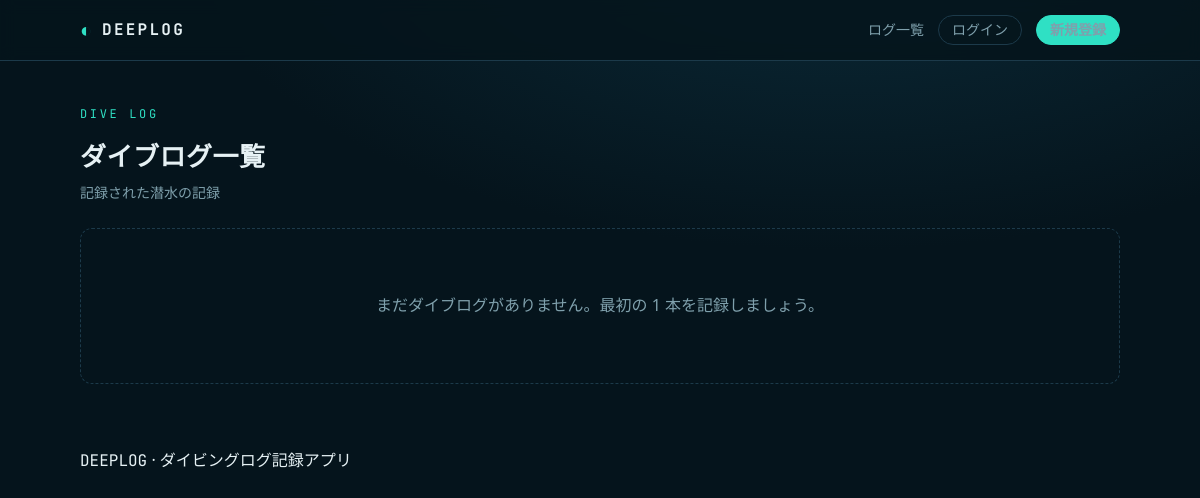
Before: /logs/ with the older database file.
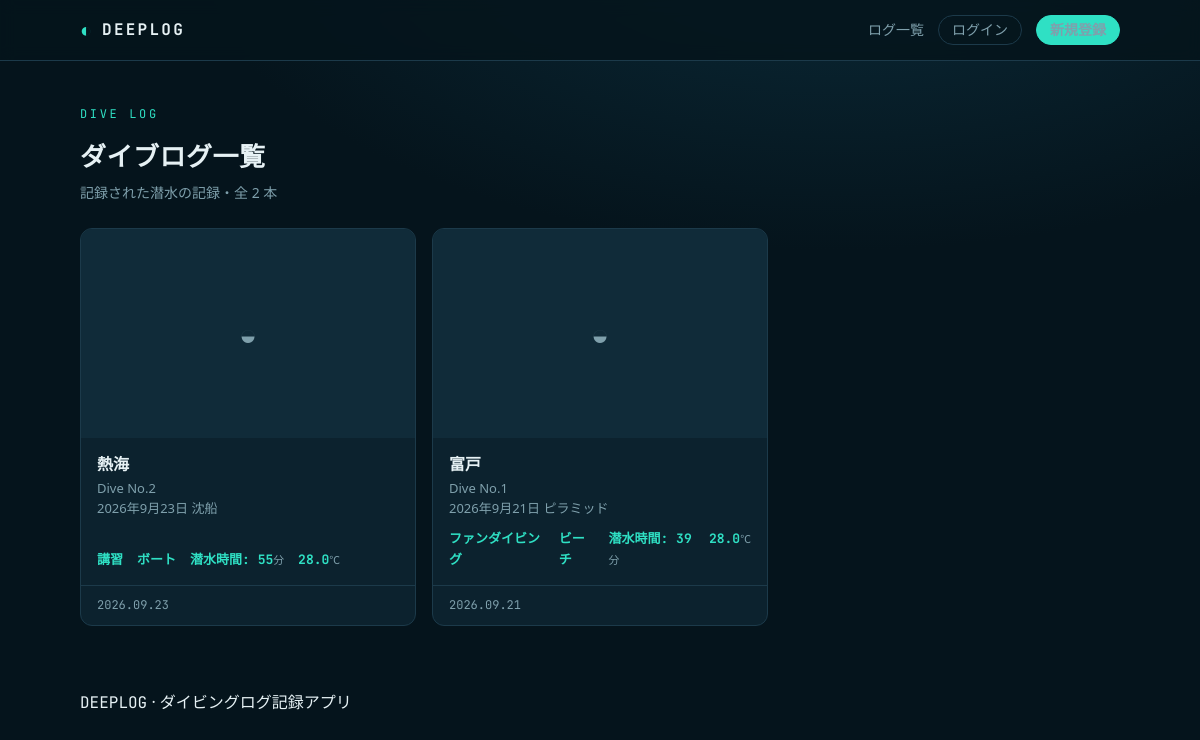
After: the same page with the newer database file.
### divelogs/models.py (models this page shows, shortened)
class DiveLog(models.Model):
    class EntryWay(models.TextChoices):
        BEACH = 'beach', _('ビーチ')  #変数名 = DBに保存される値, 画面に表示される値
        BOAT = 'boat', _('ボート')
    class DivePurpose(models.TextChoices):
        FUN = 'fun', _('ファンダイビング')
        PHOTO = 'photo', _('撮影')
        TRAINING = 'training', _('講習')
    class CurrentStrength(models.TextChoices):
        NONE = 'none', _('なし')
        WEAK = 'weak', _('弱い')
        STRONG = 'strong', _('強い')
    class Weather(models.TextChoices):
        SUNNY = 'sunny', _('晴れ')
        CLOUDY = 'cloudy', _('曇り')
        RAINY = 'rainy', _('雨')
    class WaveHeight(models.TextChoices):
        NONE = 'none', _('無し')
        LOW = 'low', _('低')
        MIDDLE = 'middle', _('中')
        HIGH = 'high', _('高')
    class TankType(models.TextChoices):
        STEEL = 'steel',_('スチール')
        ALMI = 'almi',_('アルミニウム')
    class WindStrength(models.TextChoices):
        NONE = 'none', _('無し')
        LOW = 'low', _('弱')
        MIDDLE = 'middle', _('中')
        HIGH = 'high', _('強')
    class SuitType(models.TextChoices):
        WET5mmU = 'wet5mmUnder', _('ウェットスーツ: 5mm以下')
        WET5mm = 'wet5mm', _('ウェットスーツ: 5mm')
        WET65mm = 'wet65mm', _('ウェットスーツ: 6.5mm')
        DRY = 'dry', _('ドライスーツ')
    user = models.ForeignKey( #「1人のUserが、複数のArticleを投稿できる」という関係の定義
        User, #ForeignKeyの第一引数 で、「どのモデルを参照するか」
        on_delete=models.CASCADE, #参照先( User )のレコードが削除されたときの挙動を指定(親が消えたら子も連動して削除する)
        related_name='dive_logs', #逆参照名（user.dive_logでユーザのダイブログを参照できるようになる設定）
        verbose_name=_("ダイバー") #管理画面やフォームで表示される ラベル文字列 を指定
    )
    @property
    @admin.display(description=_("通算本数"))
    def calculated_dive_number(self):
        if not self.user or not self.entry_date:
            return None
        count = DiveLog.objects.filter(
            user=self.user,
            entry_date__lte=self.entry_date
        ).count()
        return count
    dive_date = models.DateField(
        verbose_name=_("潜水日付")
    )
    location = models.CharField(
        max_length=100,
        blank=True,
        verbose_name=_("場所")
    )
    dive_point_name = models.CharField(
        max_length=100,
        blank=True,
        verbose_name=_("ポイント名")
    )
    entry_way = models.CharField(
        max_length=20,
        choices=EntryWay.choices,
        verbose_name=_("エントリー方法")
    )
    dive_purpose = models.CharField(
        max_length=20,
        choices=DivePurpose.choices,
        verbose_name=_("ダイブ目的")
    )
    entry_date = models.DateTimeField(
        verbose_name=_("エントリー日時")
    )
    exit_date = models.DateTimeField(
        verbose_name=_("エキジット日時")
    )
    @property
    @admin.display(description=_("潜水時間（分）"))
    def duration_minutes(self):
        if self.entry_date and self.exit_date:
            delta = self.exit_date - self.entry_date
            return int(delta.total_seconds() // 60)
        return None
    start_press = models.IntegerField(
        verbose_name=_("潜水開始時タンク圧力")
    )
    end_press = models.IntegerField(
        verbose_name=_("潜水終了時タンク圧力")
    )
    tank_type = models.CharField(
        max_length=20,
        choices=TankType.choices,
        verbose_name=_("タンク種別")
    )
    weight = models.IntegerField(
        verbose_name=_("ウェイト重量")
    )
    current_str = models.CharField(
        max_length=20,
        choices=CurrentStrength.choices,
        verbose_name=_("流れの強さ")
    )
    weather = models.CharField(
        max_length=20,
        choices=Weather.choices,
        verbose_name=_("天気")
    )
    wave_height = models.CharField(
        max_length=20,
        choices=WaveHeight.choices,
        verbose_name=_("波の高さ")
    )
    wind_speed = models.CharField(
        max_length=20,
        choices=WindStrength.choices,
        verbose_name=_("風の強さ")
    )
    temperature = models.FloatField(
        verbose_name=_("気温")
    )
    surf_temp = models.FloatField(
        verbose_name=_("水面温度")
    )
    w_bottom_temp = models.FloatField(
        verbose_name=_("水底温度")
    )
    ave_depth = models.FloatField(
        default=0.0,
        verbose_name=_("平均水深(m)")
    )
    max_depth = models.FloatField(
        default=0.0,
        verbose_name=_("最大深度(m)")
    )
    transparency = models.IntegerField(
        verbose_name=_("透明度")
    )
    suit_type = models.CharField(
        max_length=20,
        choices=SuitType.choices,
        blank=True,
        default='',
        verbose_name=_("スーツ種別")
    )
    buddy_name = models.CharField(
        max_length=100,
        blank=True,
        verbose_name=_("バディ名")
    )
    inst_name = models.CharField(
        max_length=100,
        blank=True, #フォーム入力時に空欄を許可する
        verbose_name=_("インストラクター名")
    )
    fish = models.CharField(
        max_length=255,
        blank=True,
        verbose_name=_("発見できた魚")
    )
    free_text_field = models.TextField(
        blank=True,
        verbose_name=_("自由記述欄")
    )
    class Meta:
        verbose_name = _("ダイブログ")#管理画面などで表示される、このモデルの「単数形」の名前
        verbose_name_plural = _("ダイブログ")#管理画面などで表示される、このモデルの「複数形」の名前
        ordering = ['-dive_date'] # このモデルのデータを取得したときの デフォルトの並び順

### accounts/models.py (models this page shows, shortened)
class User(AbstractUser):
    USERNAME_FIELD = 'email'
    REQUIRED_FIELDS = ['username']
    class DiverRank(models.TextChoices):
        NoRank = 'no_rank', _('ランクなし')
        OpenWater = 'OW', _('オープンウォータ―')
        AdvancedOW = 'AOW', _('アドバンスドオープンウォータ―')
        Rescue = 'RED', _('レスキュー')
        DiveMaster = 'DM', _('ダイブマスター')
    email = models.EmailField(
        unique=True,
        verbose_name=_("メールアドレス")
    )
    nickname = models.CharField(
        max_length=30,
        blank=True,
        verbose_name=_("ニックネーム")
    )
    diver_rank = models.CharField(
        max_length=20,
        choices=DiverRank.choices,
        default=DiverRank.NoRank,
        verbose_name=_("ダイバーランク")
    )
    created_at = models.DateTimeField(
        auto_now_add=True,
        verbose_name=_("作成日時")
    )
    updated_at = models.DateTimeField(
        auto_now=True,
        verbose_name=_("更新日時")
    )
    image = models.ImageField(
        upload_to='profile/images/',
        blank=True,
        null=True,
        verbose_name=_("プロフィール画像")
    )
    class Meta:
        verbose_name = _("ユーザー")
        verbose_name_plural = _("ユーザー")

### divelogs/views.py (the view, shortened to what this page needs)
# urls.py: path("logs/", views.LogListView.as_view(), name="log_list"),
class LogListView(ListView):
    model = DiveLog
    template_name = "logs/log_list.html"
    context_object_name = "logs"
    paginate_by = 9
    def get_queryset(self):
        qs = DiveLog.objects.select_related("user")
        query = self.request.GET.get("q", "").strip()
        if self.request.GET.get("mine") == "1" and self.request.user.is_authenticated:
            qs = qs.filter(user=self.request.user)
        sort = self.request.GET.get("sort", "new")
        order = SORT_OPTIONS.get(sort, SORT_OPTIONS["new"])[1]
        return qs.order_by(*order)
    def get_context_data(self, **kwargs):
        ctx = super().get_context_data(**kwargs)
        ctx["query"] = self.request.GET.get("q", "")
        ctx["mine_only"] = self.request.GET.get("mine") == "1"
        return ctx

### templates/logs/log_list.html (shortened to what this page needs)
{% extends "base.html" %}
{% block content %}
<div class="page-head">
  <div>
    <p class="eyebrow">Dive Log</p>
    <h1 class="page-title">
      {% if mine_only %}マイログ{% elif fav_only %}お気に入り{% else %}ダイブログ一覧{% endif %}
    </h1>
    <p class="page-sub">記録された潜水の記録{% if page_obj %}・全 {{ page_obj.paginator.count }} 本{% endif %}</p>
  </div>
</div>
{% if logs %}
  <div class="grid">
    {% for log in logs %}
      <article class="card">
        <a href="{% url 'divelogs:log_detail' log.pk %}" class="card-media {% if not log.photo %}placeholder{% endif %}">
          {% if log.photo %}
            <img src="{{ log.photo.url }}" alt="{{ log.title }}">
          {% else %}
            <span>◒</span>
          {% endif %}
        </a>
        <div class="card-body">
          <div>
            <h2 class="card-title"><a href="{% url 'divelogs:log_detail' log.pk %}">{{ log.location }}</a></h2>
            <div class="card-site">
              <span>Dive No.{{ log.calculated_dive_number }}</span><br>
              <span>{{ log.dive_date }}</span>
              <span>{{ log.dive_point_name }}</span>
            </div>
          </div>
          <div class="card-metrics">
            {% if log.dive_purpose %}<span><b>{{ log.get_dive_purpose_display }}</b></span>{% endif %}
            {% if log.entry_way %}<span><b>{{ log.get_entry_way_display }}</b></span>{% endif %}
            {% if log.duration_minutes %}<span><b>潜水時間: {{ log.duration_minutes }}</b><small>分</small></span>{% endif %}
            {% if log.surf_temp %}<span><b>{{ log.surf_temp }}</b><small>℃</small></span>{% endif %}
          </div>
        </div>
        <div class="card-foot">
          <span class="mono">{{ log.dive_date|date:"Y.m.d" }}</span>
        </div>
      </article>
    {% endfor %}
  </div>
{% else %}
  <div class="empty">
    {% if query %}
      「{{ query }}」に一致するダイブログは見つかりませんでした。
    <!-- {% elif fav_only %}
      お気に入りに登録したダイブログはまだありません。 -->
    {% elif mine_only %}
      まだダイブログを記録していません。
    {% else %}
      まだダイブログがありません。最初の 1 本を記録しましょう。
    {% endif %}
  </div>
{% endif %}
{% endblock %}

### templates/base.html (shortened to what this page needs)
{% load static %}
<!DOCTYPE html>
<html lang="ja">
<head>
  <link rel="stylesheet" href="{% static 'css/style.css' %}">
</head>
<body>
  <header class="site-header">
    <div class="wrap header-inner">
      <a href="{% if user.is_authenticated %}{% url 'divelogs:log_list' %}{% else %}{% url 'divelogs:landing' %}{% endif %}" class="brand">
        <span class="brand-mark">◐</span>
        <span class="brand-name">DEEPLOG</span>
      </a>
      <nav class="nav">
        <a href="{% url 'divelogs:log_list' %}">ログ一覧</a>
        {% if user.is_authenticated %}
          <a href="{% url 'divelogs:log_list' %}?mine=1">マイログ</a>
          <a href="{% url 'divelogs:log_create' %}" class="btn btn-accent btn-sm">＋ 記録する</a>
          <form action="{% url 'accounts:logout' %}" method="post" class="inline-form">
            {% csrf_token %}
            <button type="submit" class="btn btn-ghost btn-sm">ログアウト</button>
          </form>
          <a class="user-chip" href="{% url 'accounts:profile' %}">{{ user.username }}</a>
        {% else %}
          <a href="{% url 'accounts:login' %}" class="btn btn-ghost btn-sm">ログイン</a>
          <a href="{% url 'accounts:register' %}" class="btn btn-accent btn-sm">新規登録</a>
        {% endif %}
      </nav>
    </div>
  </header>
  <main class="wrap main">
    {% block content %}{% endblock %}
  </main>
  <footer class="site-footer">
    <div class="wrap">
      <span class="mono">DEEPLOG</span> · ダイビングログ記録アプリ
    </div>
  </footer>
</body>
</html>

### static/css/style.css (style rules this page uses)
:root { --bg: #05141c; --bg-grad: radial-gradient(1200px 600px at 70% -10%, #0b2b39 0%, #05141c 55%); --surface: #0c222e; --surface-2: #102b39; --border: #1c3a4a; --text: #e6f1f4; --muted: #7fa0ac; --accent: #2fe0c4; --accent-2: #34b3e8; --danger: #ff6b6b; --radius: 12px; --mono: "JetBrains Mono", ui-monospace, "Noto Sans JP", monospace; }
* { box-sizing: border-box; }
html { background: var(--bg); }
body { margin: 0; font-family: "Noto Sans JP", system-ui, sans-serif; color: var(--text); background: var(--bg-grad); background-attachment: fixed; line-height: 1.6; min-height: 100vh; }
a { color: inherit; text-decoration: none; }
.wrap { width: 100%; max-width: 1080px; margin: 0 auto; padding: 0 20px; }
.main { padding-top: 32px; padding-bottom: 64px; }
.mono { font-family: var(--mono); }
.site-header { border-bottom: 1px solid var(--border); background: rgba(5, 20, 28, 0.85); backdrop-filter: blur(8px); position: sticky; top: 0; z-index: 10; }
.header-inner { display: flex; align-items: center; justify-content: space-between; height: 60px; gap: 16px; }
.brand { display: flex; align-items: center; gap: 10px; }
.brand-mark { color: var(--accent); font-size: 20px; }
.brand-name { font-family: var(--mono); font-weight: 700; letter-spacing: 0.14em; }
.nav { display: flex; align-items: center; gap: 14px; flex-wrap: wrap; }
.nav a { color: var(--muted); font-size: 14px; transition: color .15s; }
.btn { display: inline-flex; align-items: center; gap: 6px; cursor: pointer; border-radius: 999px; border: 1px solid var(--border); background: transparent; color: var(--text); font-family: inherit; font-size: 14px; padding: 9px 16px; transition: all .15s; line-height: 1; }
.btn-sm { padding: 7px 13px; font-size: 13px; }
.btn-accent { background: var(--accent); color: #04141a; border-color: var(--accent); font-weight: 700; }
.btn-ghost { color: var(--muted); }
.page-head { display: flex; align-items: flex-end; justify-content: space-between; gap: 16px; margin-bottom: 24px; flex-wrap: wrap; }
.page-title { font-size: 26px; margin: 0; letter-spacing: 0.02em; }
.page-sub { color: var(--muted); font-size: 14px; margin: 4px 0 0; }
.eyebrow { font-family: var(--mono); font-size: 12px; letter-spacing: 0.22em; color: var(--accent); text-transform: uppercase; }
.grid { display: grid; grid-template-columns: repeat(3, 1fr); gap: 16px; }
.card { background: var(--surface); border: 1px solid var(--border); border-radius: var(--radius); overflow: hidden; display: flex; flex-direction: column; transition: border-color .15s, transform .15s; }
.card-media { aspect-ratio: 16 / 10; background: var(--surface-2); position: relative; overflow: hidden; }
.card-media.placeholder { display: flex; align-items: center; justify-content: center; color: var(--muted); font-size: 30px; }
.card-body { padding: 14px 16px; display: flex; flex-direction: column; gap: 10px; flex: 1; }
.card-title { font-size: 16px; margin: 0; }
.card-site { color: var(--muted); font-size: 13px; }
.card-metrics { display: flex; gap: 14px; font-family: var(--mono); font-size: 13px; margin-top: auto; }
.card-metrics b { color: var(--accent); font-weight: 700; }
.card-metrics small { color: var(--muted); font-family: "Noto Sans JP"; }
.card-foot { display: flex; align-items: center; justify-content: space-between; border-top: 1px solid var(--border); padding: 10px 16px; font-size: 12px; color: var(--muted); }

Changed rows visible on the page:
added DiveLog: location "熱海", calculated_dive_number "2", dive_date "2026年9月23日", dive_point_name "沈船", dive_purpose "講習", entry_way "ボート", duration_minutes "55", surf_temp "28.0", dive_date "2026.09.23"
added DiveLog: location "富戸", calculated_dive_number "1", dive_date "2026年9月21日", dive_point_name "ピラミッド", dive_purpose "ファンダイビング", entry_way "ビーチ", duration_minutes "39", surf_temp "28.0", dive_date "2026.09.21"
Other visible differences:
{{ page_obj.paginator.count }}: (not shown) → "2"
text no longer shown: "まだダイブログがありません。最初の 1 本を記録しましょう。"
text now shown: "・全 本"
